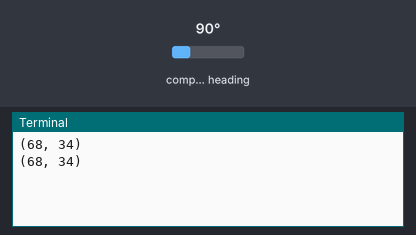
This program was run on a simulated Raspberry Pi (BCM pin numbers). On the bench: the last lines printed to the terminal. The inputs (shaded band) are chosen by the test bench; at power-on: compass heading 90°. System figures (address, load, memory, disk, uptime) are fixed made-up values; library files of the repository ran but are not shown: i2c_hmc5883l.py.

Above: at 1.2 s.
1.3 s: compass heading set to 7°
At 2.6 s:
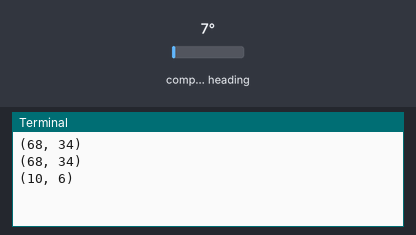
2.8 s: compass heading set to 180°
At 3.7 s:
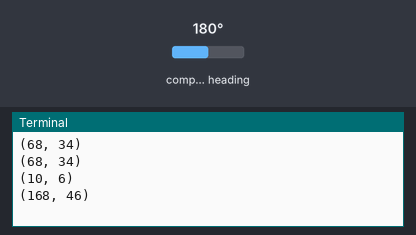
Timing chart, 0 to 5.8 s (numbered marks = the images above; inputs shaded):
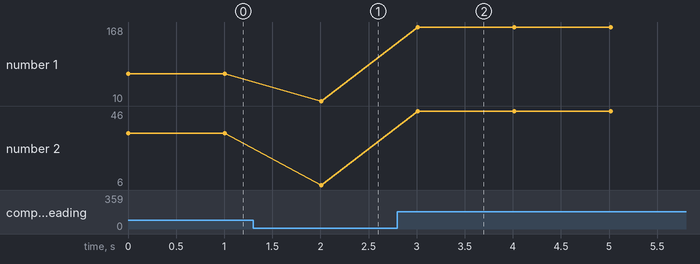

The program:

use_hmc5883l.py
```python
#              .';:cc;.
#            .,',;lol::c.
#            ;';lddddlclo
#            lcloxxoddodxdool:,.
#            cxdddxdodxdkOkkkkkkkd:.
#          .ldxkkOOOOkkOO000Okkxkkkkx:.
#        .lddxkkOkOOO0OOO0000Okxxxxkkkk:
#       'ooddkkkxxkO0000KK00Okxdoodxkkkko
#      .ooodxkkxxxOO000kkkO0KOxolooxkkxxkl
#      lolodxkkxxkOx,.      .lkdolodkkxxxO.
#      doloodxkkkOk           ....   .,cxO;
#      ddoodddxkkkk:         ,oxxxkOdc'..o'
#      :kdddxxxxd,  ,lolccldxxxkkOOOkkkko,
#       lOkxkkk;  :xkkkkkkkkOOO000OOkkOOk.
#        ;00Ok' 'O000OO0000000000OOOO0Od.
#         .l0l.;OOO000000OOOOOO000000x,
#            .'OKKKK00000000000000kc.
#               .:ox0KKKKKKK0kdc,.
#                      ...
#
# Author: peppe8o
# https://peppe8o.com
#
# Usage example for hmc5883l magnetometer
# Please calibrate your device before using it, according to my tutorial

from .i2c_hmc5883l import HMC5883
from time import sleep

i2c_HMC5883l = HMC5883(gauss=4)
#Set declination according to your position
i2c_HMC5883l.set_declination(0, 44)

def get_angle():
    return i2c_HMC5883l.get_heading()
if __name__=="__main__":
    while True:
       print(i2c_HMC5883l.get_heading())
       sleep(1)
```

Measured:
- after the input at 1.3 s, the terminal: prints a new line after 0.71 s (image 1)
- after the input at 2.8 s, the terminal: prints a new line after 0.21 s (image 2)
- plotted number 1: 68 → 10 after the input at 1.3 s, 10 → 168 after the input at 2.8 s
- plotted number 2: 34 → 6 after the input at 1.3 s, 6 → 46 after the input at 2.8 s
